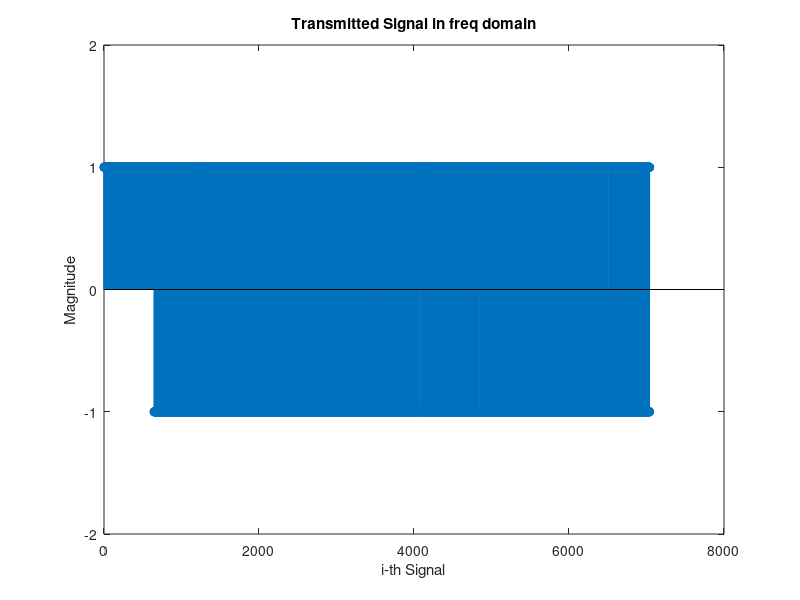
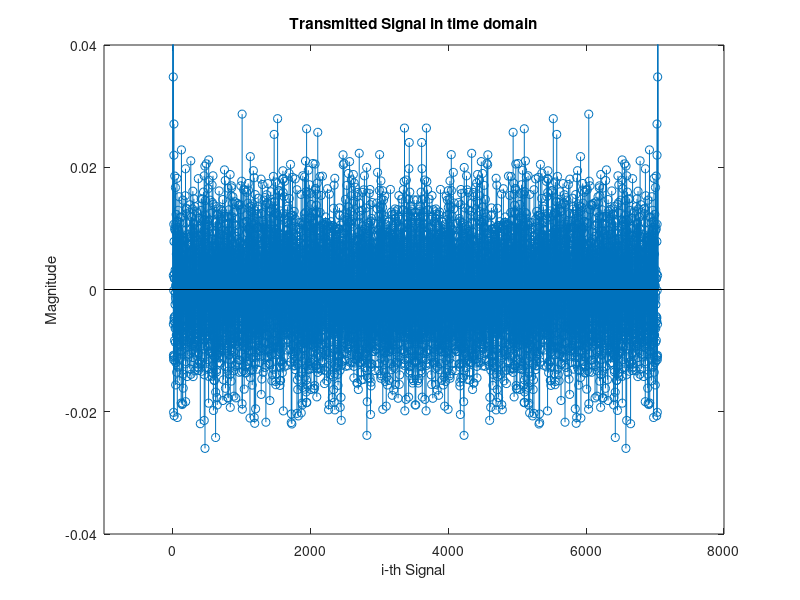

Write MATLAB code to recreate these figures, in order. (Note: this script raises an error after producing the figures.)
clc; clear all; close all;

% Create signal in the frequency domain
chunk = 64;                     %   size of one data packet in bits
packets = 100;                  %   number of data packets
num_bits = chunk*packets;       %   total number of data bits
X_k = randi([0,1], 1, num_bits);

% replace all zeros with -1
X_k(X_k == 0) = -1;

% Create training data
num_train = 640;
X_train = ones(1, num_train);

% Combine training data and signal
message = [X_train, X_k];

figure(1)
stem(message)
xlabel('i-th Signal')
ylabel('Magnitude')
title('Transmitted Signal in freq domain')
ylim([-2,2])

%%  Move data to time domain

% Perform inverse Fourier transform
ifft_message = ifft(message);

figure(2)
stem(ifft_message)
xlabel('i-th Signal')
ylabel('Magnitude')
title('Transmitted Signal in time domain')
xlim([-1000, 8000])
ylim([-0.04,0.04])

%%  Perform cyclic convolution

% Cyclic prefix insertion
pulse_width = 64;
message_length = max(size(ifft_message));
ifft_msg_prefix = zeros(1, (5*message_length/4));

for i = 1:((message_length)/pulse_width)
    prefix = ifft_message((64*i-15):64*i);
    ifft_msg_prefix(1+(i-1)*80:(i-1)*80+16) = prefix;
    ifft_msg_prefix(1+(i-1)*80+16:i*80) = ifft_message((i-1)*64+1:i*64);
end

% Perform circular convolution
pulse = ones(1, pulse_width);
conv_message = conv(ifft_msg_prefix, pulse_width);
tx_message = conv_message(1:(num_bits*(5/4)+num_train))'; % Truncate the trailing zeros added by the convolution
% Data truncated to: num. of data bits + 16 prefix bits per data packet + num. of training
% bits = 6400 + 16 * 100 + 640 = 8640
test = fft(tx_message);
%%  Simulate the channel

% Transmit data through nonflat channel function
rx_message = nonflat_channel((tx_message));

% Visualize data transmitted
figure(3)
subplot(2,1,1)
stem(tx_message)
xlabel('i-th Signal')
ylabel('Magnitude')
title('Transmitted Signal')

% Visualize data received
subplot(2,1,2)
stem(rx_message)
xlabel('i-th Signal')
ylabel('Magnitude')
title('Unfiltered Received Signal')

%%  Rx data alignment

tx_len = length(tx_message);
rx_len = length(rx_message);

% Determine the received data
[cross_corr,lags] = xcorr(rx_message,tx_message); 
[~, idx] = max(abs(cross_corr));
peak = lags(idx);

% Slice data according to lags and tx_data length
sliced_rx = rx_message(peak:tx_len);

figure(4)
stem(sliced_rx)
xlabel('i-th Signal')
ylabel('Magnitude')
title('Trimmed Rx Signal')

%%  Move to frequency domain

fft_rx = fft(sliced_rx);

figure(5)
stem(real(fft_rx));
hold on
title('Received Data - FFT')
hold off

%%  Channel Estimation

% Locate training data before and after channel simulation
tx_train = message(1:num_train);
rx_train = fft_rx(1:num_train);

% Perform element-wise division on every bit
channel_response = zeros(1, num_train);

sum = zeros(1, num_train);

% for iter = 1:chunk
%     sum(1, iter) = channel
% end


iter = 2;
while iter <= num_train
    sum(1, iter) = (channel_response(1, (iter-1)) + rx_train(iter,1)) ./ tx_train(1, iter);
    iter = iter + 1;
end

channel_estimate = sum(1,num_train)/num_train;

%%  Recover transmitted data

tx_est = fft_rx(num_train+1:end) / channel_estimate;

figure(6)
stem(tx_est);
hold on
title('Recovered Tx signal')
hold off


%%  Calculate Bit Error Rate (BER)

% diff = real((real(X_k) - (real(Y_k)./abs(real(Y_k)))))./real(X_k);
diff = real((real(X_k) - (real(Retrieved_data)./abs(real(Retrieved_data)))))./(2*real(X_k));
% num_error = length(diff(diff==2));
Error = abs(mean(diff)) *100

























